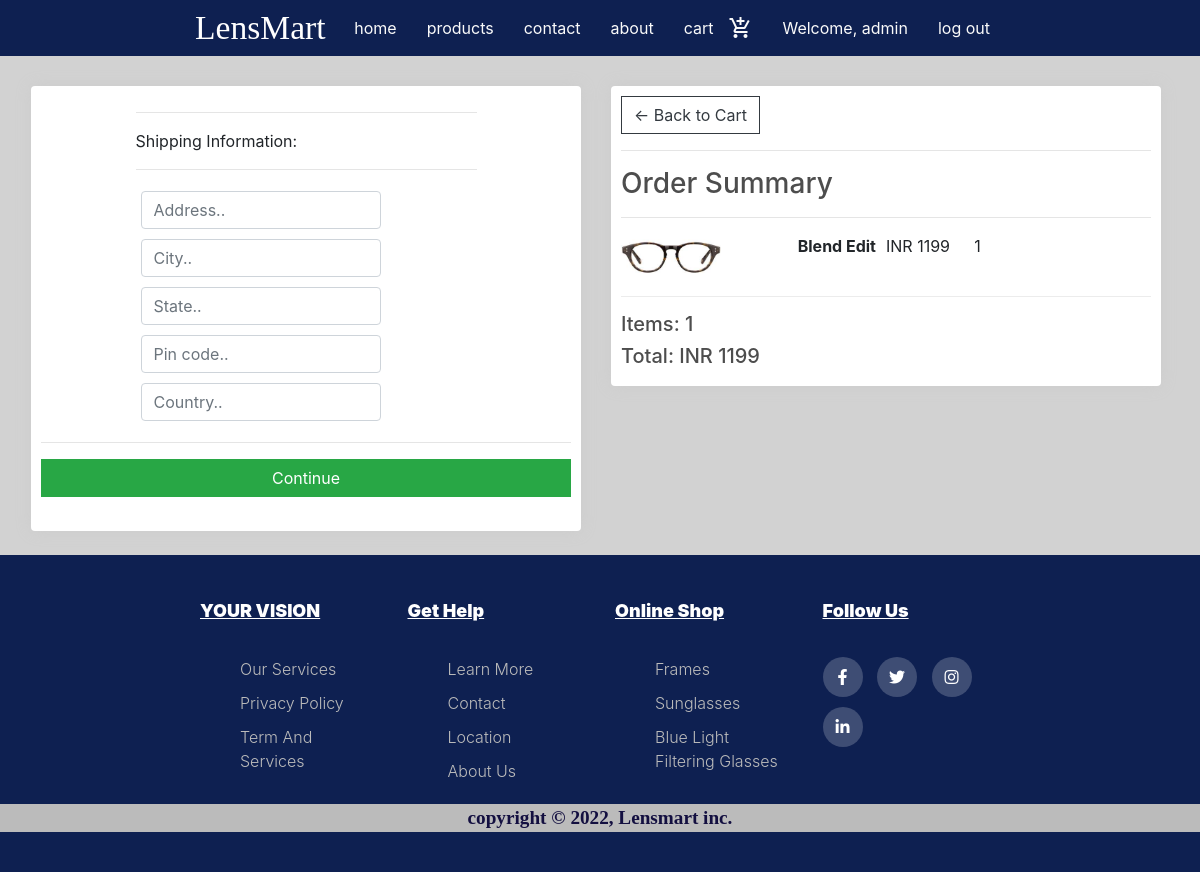
Page /checkout (signed in) on the committed database.
### home/models.py (models this page shows, shortened)
class OrderItem(models.Model):
    product = models.ForeignKey(Product, on_delete=models.SET_NULL, blank=True, null=True)
    order = models.ForeignKey(Order, on_delete=models.SET_NULL, blank=True, null=True)
    quantity = models.IntegerField(default=0)
    date_added = models.DateTimeField(auto_now_add=True)
    @property
    def get_total(self):
        total = self.product.price * self.quantity
        return total

class Product(models.Model):
    name = models.CharField(max_length=50)
    price = models.IntegerField()
    image = models.ImageField(null=True,blank=True)
    @property
    def imageURL(self):
        try:
            url=self.image.url
        except:
            url = ''
        return url

class Order(models.Model):
    customer = models.ForeignKey(Customer, on_delete=models.SET_NULL, blank=True, null=True)
    date_orderd = models.DateTimeField(auto_now_add=True)
    complete = models.BooleanField(default=False, null=True, blank=False)
    transaction_id = models.CharField(max_length=50, null=True)
    @property
    def shipping(self):
        shipping = False
        orderitems = self.orderitem_set.all()
        shipping = True
        return shipping
    @property
    def get_cart_total(self):
        orderItems = self.orderitem_set.all()
        total = sum([item.get_total for item in orderItems])
        return total
    @property
    def get_cart_items(self):
        orderItems = self.orderitem_set.all()
        total = sum([item.quantity for item in orderItems])
        return total

### home/views.py (the view)
# urls.py: path('checkout', views.checkout, name="checkout.html"),
def checkout(request):
    if request.user.is_authenticated:
        customer = request.user.customer
        order, created = Order.objects.get_or_create(customer=customer, complete=False)
        items = order.orderitem_set.all()
        cartItems = order.get_cart_items
    context = {'items':items, 'order':order, 'cartItems':cartItems}
    return render(request, 'checkout.html', context)

### templates/checkout.html (shortened to what this page needs)
{% extends "base.html" %}
{% block body %}
<div class="row ml-3 mr-4 mb-4 lg-2">
    <div class="col-lg-6">
        <div class="box-element" id="form-wrapper">
            <form id="form">
                <div class="container" id="shipping-info">
                    <hr>
                    <p>Shipping Information:</p>
                    <hr>
                    <div class="form-field">
                        <input class="form-control" type="text" name="address" placeholder="Address..">
                    </div>
                    <br>
                    <div class="form-field">
                        <input class="form-control" type="text" name="city" placeholder="City..">
                    </div>
                    <br>
                    <div class="form-field">
                        <input class="form-control" type="text" name="state" placeholder="State..">
                    </div>
                    <br>
                    <div class="form-field">
                        <input class="form-control" type="phone" name="pincode" placeholder="Pin code..">
                    </div>
                    <br>
                    <div class="form-field">
                        <input class="form-control" type="text" name="country" placeholder="Country..">
                    </div>
                </div>
                <hr>
                <input id="form-button" class="btn btn-success btn-block" type="submit" value="Continue">
            </form>
            <br>
        </div>
    </div>
    <div class="col-lg-6">
        <div class="box-element">
            <a class="btn btn-outline-dark" href="/mycart">&#x2190; Back to Cart</a>
            <hr>
            <h3>Order Summary</h3>
            <hr>
            {% for item in items %}
            <div class="cart-row">
                <div style="flex:2"><img class="row-image" src="{{item.product.imageURL}}" alt="{{item.product.name}}"></div>
                <div style="flex:1"><strong>{{item.product.name}}</strong></div>
                <div style="flex:1">
                    <p>INR {{item.product.price|floatformat}}</p>
                </div>
                <div style="flex:2">
                    <p>{{item.quantity}}</p>
                </div>
            </div>
            {% endfor %}
            <h5>Items: {{order.get_cart_items}}</h5>
            <h5>Total: INR {{order.get_cart_total}}</h5>
        </div>
    </div>
</div>
{% endblock body %}

### templates/base.html (shortened to what this page needs)
<!DOCTYPE html>
<html lang="en">
{% load static %}
<head>
    <link rel="stylesheet" href="https://cdn.jsdelivr.net/npm/bootstrap@4.3.1/dist/css/bootstrap.min.css"
>
    <link rel="stylesheet" href="/static/css/app.css">
    <link rel="stylesheet" type="text/css"
        href="https://cdnjs.cloudflare.com/ajax/libs/font-awesome/5.15.1/css/all.min.css">
</head>
<body>
    <nav style="background-color: rgb(14, 32, 81);">
        <div class="container nav-wrapper">
            <a style="font-family: cursive" href="/" class="brand-logo">LensMart</a>
            <ul id="nav-mobile" class="right hide-on-med-and-down">
                <li><a class="grey-text text-lighten-5" href="/">home</a></li>
                <li><a class="grey-text text-lighten-5" href="/products">products</a></li>
                <li><a class="grey-text text-lighten-5" href="/location">contact</a></li>
                <li><a class="grey-text text-lighten-5" href="/about">about</a></li>
                {% if user.is_authenticated %}
                <li><a class="grey-text text-lighten-5" href="/mycart">cart <i
                            class="material-icons right">add_shopping_cart</i></a></li>
                <li class="tab disabled"><a class="grey-text text-lighten-5" href="#">Welcome, {{user.first_name}}</a>
                </li>
                <li><a {% comment %}onclick="M.toast({html: 'I am a toast'})" {% endcomment %}
                        class="grey-text text-lighten-5" href="/logout">log out</a></li>
                {% else %}
                <li><a class="grey-text text-lighten-5" href="/login">log in</a></li>
                {% endif %}
            </ul>
        </div>
    </nav>
    {% block body %}
    {% endblock body %}
    <footer class="footer">
        <div class="container">
            <div class="fucont">
                <div class="row">
                    <div class="focol">
                        <h4>YOUR VISION</h4>
                        <ul>
                            <li><a href="/products">our services</a></li>
                            <li><a href="#">privacy policy</a></li>
                            <li><a href="#">term and services</a></li>
                        </ul>
                    </div>
                    <div class="focol">
                        <h4>get help</h4>
                        <ul>
                            <li><a href="/about">learn more</a></li>
                            <li><a href="/location">contact</a></li>
                            <li><a href="/location">location</a></li>
                            <li><a href="/about">about us</a></li>
                        </ul>
                    </div>
                    <div class="focol">
                        <h4>online shop</h4>
                        <ul>
                            <li><a href="/products">frames</a></li>
                            <li><a href="/products">sunglasses</a></li>
                            <li><a href="/products">blue light filtering glasses</a></li>
                        </ul>
                    </div>
                    <div class="focol">
                        <h4>follow us</h4>
                        <div class="socials">
                            <a href="https://www.facebook.com/" target="_blank"><i class="fab fa-facebook-f"></i></a>
                            <a href="https://twitter.com/iLavishq" target="_blank"><i class="fab fa-twitter"></i></a>
                            <a href="https://www.instagram.com/" target="_blank"><i class="fab fa-instagram"></i></a>
                            <a href="https://in.linkedin.com/" target="_blank"><i class="fab fa-linkedin-in"></i></a>
                        </div>
                    </div>
                </div>
            </div>
        </div>
        <div class="copy"> copyright © 2022, Lensmart inc.</div>
    </footer>
</body>
</html>

### lensmart/static/css/app.css (style rules this page uses)
body { background-color: hsl(0, 0%, 98%); }
h1, h2, h3, h4, h5, h6 { color: hsl(0, 0%, 30%); }
.box-element { box-shadow: hsl(0, 0%, 80%) 0 0 16px; background-color: #fff; border-radius: 4px; padding: 10px; }
.col-lg-4, .col-lg-6, .col-lg-8, .col-lg-12 { margin-top: 30px; }
.btn { border-radius: 0; }
.row-image { width: 100px; }
.form-field { width: 250px; display: inline-block; padding: 5px; }
.cart-row { display: flex; align-items: flex-stretch; padding-bottom: 15px; margin-bottom: 15px; border-bottom: 1px solid #ececec; }
.container { margin: 0 auto; max-width: 1280px; width: 90%; }
@media only screen and (min-width: 601px) { .container { width: 85%; } }
@media only screen and (min-width: 993px) { .container { width: 70%; } }
.nav-wrapper { min-height: 56px; height: auto; }
nav .nav-wrapper { position: relative; height: 100%; }
@media only screen and (min-width: 601px) { nav, nav .nav-wrapper i, nav a.sidenav-trigger, nav a.sidenav-trigger i { height: 64px; line-height: 64px; } }
nav .brand-logo { position: absolute; color: #fff; display: inline-block; font-size: 2.1rem; padding: 0; }
nav ul { margin: 0; }
nav ul li { -webkit-transition: background-color .3s; transition: background-color .3s; float: left; padding: 0; }
nav ul a { -webkit-transition: background-color .3s; transition: background-color .3s; font-size: 1rem; color: #fff; display: block; padding: 0 15px; cursor: pointer; }
a { text-decoration: none; }
i.right { float: right; margin-left: 15px; }
.right { float: right !important; }
.grey-text { color: #9e9e9e !important; }
.grey-text.text-lighten-5 { color: #fafafa !important; }
nav, section { display: block; }
nav { color: #fff; background-color: #3d69e3; width: 100%; height: 56px; line-height: 56px; }
nav a { color: #fff; }
nav i, nav [class^="mdi-"], nav [class*="mdi-"], nav i.material-icons { display: block; font-size: 24px; height: 56px; line-height: 56px; }
.fucont { max-width: 900px; margin: 5px; }
.row { display: flex; flex-wrap: wrap; }
ul { list-style: none; }
.footer { background-color: #0e2051; padding: 40px 0; }
.focol { width: 25%; padding: 0 15px; }
.focol h4 { font-size: 18px; color: rgb(255, 255, 255); text-decoration: underline; text-transform: capitalize; margin-bottom: 35px; font-weight: 900; position: relative; }
.focol ul li:not(:last-child) { margin-bottom: 10px; }
.focol ul li a { font-size: 16px; text-transform: capitalize; color: #fff; text-decoration: none; font-weight: 300; color: #bbb; display: block; transition: all 0.3s ease; }
.focol .socials a { display: inline-block; height: 40px; width: 40px; background-color: rgba(255, 255, 255, 0.2); margin: 0 10px 10px 0; text-align: center; line-height: 40px; border-radius: 50%; color: #ffffff; transition: all 0.5s ease; }
footer .copy { background-color: #bbb; font-size: larger; color: #130f40; font-weight: 900; text-align: center; font-family: 'Poppins', cursive; }

### templates/base.html (style rules this page uses)
body { background-color: rgb(210, 210, 210); }
nav ul li a { color: hsl(210deg 100% 16%); }

### rows in the picture
OrderItem: product.imageURL (picture), product.name "Blend Edit", product.price "1199", quantity "1"
Order: get_cart_items "1", get_cart_total "1199"

### other values in the picture
{{ user.first_name }} "admin"
